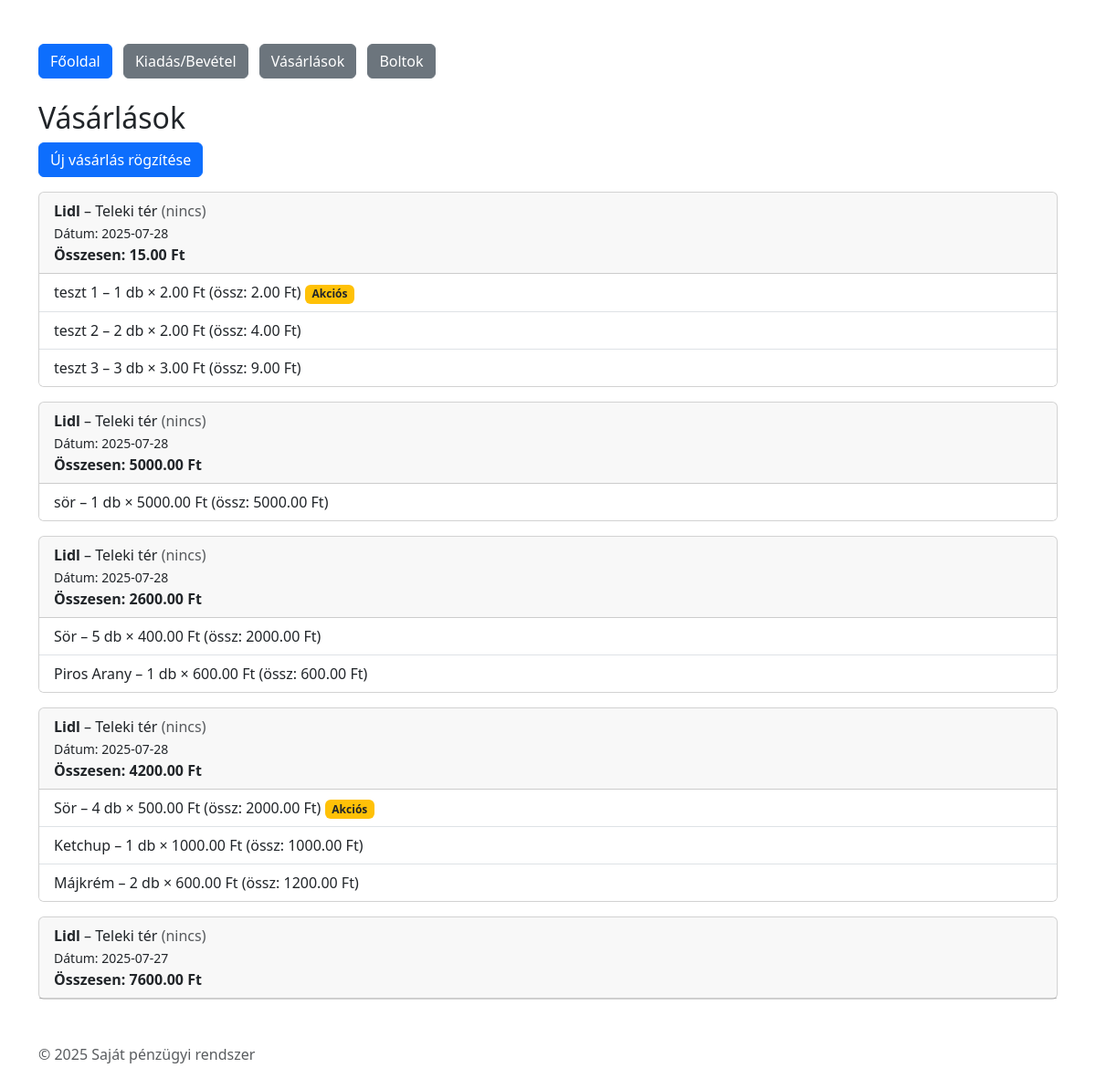
Screenshot of /vasarlasok with the database file from the repository.
### tables this page shows
CREATE TABLE shops (
        id INTEGER PRIMARY KEY AUTOINCREMENT,
        name TEXT NOT NULL
    , location TEXT DEFAULT '', note TEXT DEFAULT '');

CREATE TABLE purchases (
    id INTEGER PRIMARY KEY AUTOINCREMENT,
    shop_id INTEGER,
    product_name TEXT NOT NULL,
    unit_price REAL NOT NULL,
    quantity INTEGER NOT NULL,
    total_price REAL NOT NULL,
    is_discounted INTEGER DEFAULT 0,
    discounted_price REAL,
    purchase_date TEXT NOT NULL, purchase_group_id TEXT,
    FOREIGN KEY (shop_id) REFERENCES shops(id)
);

### app.py (the view)
@app.route('/vasarlasok')
def vasarlasok():
    conn = sqlite3.connect(DB)
    conn.row_factory = sqlite3.Row
    c = conn.cursor()
    c.execute('''
        SELECT
            p.purchase_group_id,
            s.name AS shop_name,
            s.location,
            s.note,
            p.purchase_date,
            SUM(p.total_price) AS total_sum
        FROM purchases p
        JOIN shops s ON p.shop_id = s.id
        GROUP BY p.purchase_group_id
        ORDER BY p.purchase_date DESC, p.purchase_group_id DESC
    ''')
    grouped = c.fetchall()
    details = {}
    for row in grouped:
        group_id = row['purchase_group_id']
        c.execute('''
            SELECT
                product_name,
                quantity,
                unit_price,
                is_discounted,
                discounted_price,
                total_price
            FROM purchases
            WHERE purchase_group_id = ?
        ''', (group_id,))
        details[group_id] = c.fetchall()
    conn.close()
    return render_template('vasarlasok.html', grouped_purchases=grouped, all_details=details)

### app.py (called while the page is built)
@app.context_processor
def inject_now():
    return {'now': datetime.now}

### templates/vasarlasok.html (shortened to what this page needs)
{% extends 'base.html' %}
{% block content %}
<h2>Vásárlások</h2>
<a href="{{ url_for('uj_vasarlas') }}" class="btn btn-primary mb-3">Új vásárlás rögzítése</a>
{% if grouped_purchases %}
  {% for group in grouped_purchases %}
    <div class="card mb-3">
      <div class="card-header">
        <strong>{{ group['shop_name'] }}</strong> – {{ group['location'] or 'Nincs helyszín' }}
        <span class="text-muted">({{ group['note'] or 'Nincs megjegyzés' }})</span><br>
        <small>Dátum: {{ group['purchase_date'] }}</small><br>
        <strong>Összesen: {{ "%.2f"|format(group['total_sum']) }} Ft</strong>
      </div>
      <ul class="list-group list-group-flush">
        {% for item in all_details[group['purchase_group_id']] %}
          <li class="list-group-item">
            {{ item['product_name'] }} – {{ item['quantity'] }} db ×
            {{ "%.2f"|format(item['discounted_price'] if item['is_discounted'] else item['unit_price']) }} Ft
            (össz: {{ "%.2f"|format(item['total_price']) }} Ft)
            {% if item['is_discounted'] %}
              <span class="badge bg-warning text-dark">Akciós</span>
            {% endif %}
          </li>
        {% endfor %}
      </ul>
    </div>
  {% endfor %}
{% else %}
  <p>Még nincs rögzített vásárlás.</p>
{% endif %}
{% endblock %}

### templates/base.html (shortened to what this page needs)
<!doctype html>
<html lang="hu">
<head>
  <link href="https://cdn.jsdelivr.net/npm/bootstrap@5.3.0/dist/css/bootstrap.min.css" rel="stylesheet">
</head>
<body class="container py-5">
  <nav class="mb-4">
    <a href="{{ url_for('home') }}" class="btn btn-primary me-2">Főoldal</a>
    <a href="{{ url_for('transactions') }}" class="btn btn-secondary me-2">Kiadás/Bevétel</a>
    <a href="{{ url_for('vasarlasok') }}" class="btn btn-secondary me-2">Vásárlások</a>
    <a href="{{ url_for('shops') }}" class="btn btn-secondary">Boltok</a>
  </nav>
  {% block content %}{% endblock %}
  <footer class="mt-5 text-muted">
    &copy; 2025 Saját pénzügyi rendszer
  </footer>
</body>
</html>

### rows the page displays
shops: shop_name "Lidl", location "Teleki tér", note "nincs", purchase_date "2025-07-28", total_sum "15.00", total_sum "5000.00", total_sum "2600.00", total_sum "4200.00", purchase_date "2025-07-27", total_sum "7600.00"
purchases: product_name "teszt 1", quantity "1", is_discounted+discounted_price "2.00", total_price "2.00", shows "Akciós"
purchases: product_name "teszt 2", quantity "2", is_discounted+unit_price "2.00", total_price "4.00"
purchases: product_name "teszt 3", quantity "3", is_discounted+unit_price "3.00", total_price "9.00"
purchases: product_name "sör", quantity "1", is_discounted+unit_price "5000.00", total_price "5000.00"
purchases: product_name "Sör", quantity "5", is_discounted+unit_price "400.00", total_price "2000.00"
purchases: product_name "Piros Arany", quantity "1", is_discounted+unit_price "600.00", total_price "600.00"
purchases: product_name "Sör", quantity "4", is_discounted+discounted_price "500.00", total_price "2000.00", shows "Akciós"
purchases: product_name "Ketchup", quantity "1", is_discounted+unit_price "1000.00", total_price "1000.00"
purchases: product_name "Májkrém", quantity "2", is_discounted+unit_price "600.00", total_price "1200.00"
